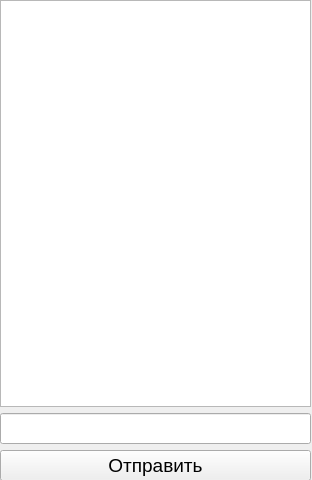
<?xml version="1.0" encoding="UTF-8"?>
<ui version="4.0">
 <class>Form</class>
 <widget class="QWidget" name="Form">
  <property name="geometry">
   <rect>
    <x>0</x>
    <y>0</y>
    <width>312</width>
    <height>480</height>
   </rect>
  </property>
  <property name="windowTitle">
   <string>Form</string>
  </property>
  <widget class="QWidget" name="verticalLayoutWidget">
   <property name="geometry">
    <rect>
     <x>0</x>
     <y>0</y>
     <width>311</width>
     <height>481</height>
    </rect>
   </property>
   <layout class="QVBoxLayout" name="verticalLayout">
    <item>
     <widget class="QPlainTextEdit" name="plainTextEdit">
      <property name="font">
       <font>
        <pointsize>14</pointsize>
       </font>
      </property>
      <property name="plainText">
       <string/>
      </property>
     </widget>
    </item>
    <item>
     <widget class="QLineEdit" name="lineEdit">
      <property name="font">
       <font>
        <pointsize>14</pointsize>
       </font>
      </property>
     </widget>
    </item>
    <item>
     <widget class="QPushButton" name="pushButton">
      <property name="font">
       <font>
        <pointsize>14</pointsize>
       </font>
      </property>
      <property name="text">
       <string>Отправить</string>
      </property>
     </widget>
    </item>
   </layout>
  </widget>
 </widget>
 <resources/>
 <connections/>
</ui>
